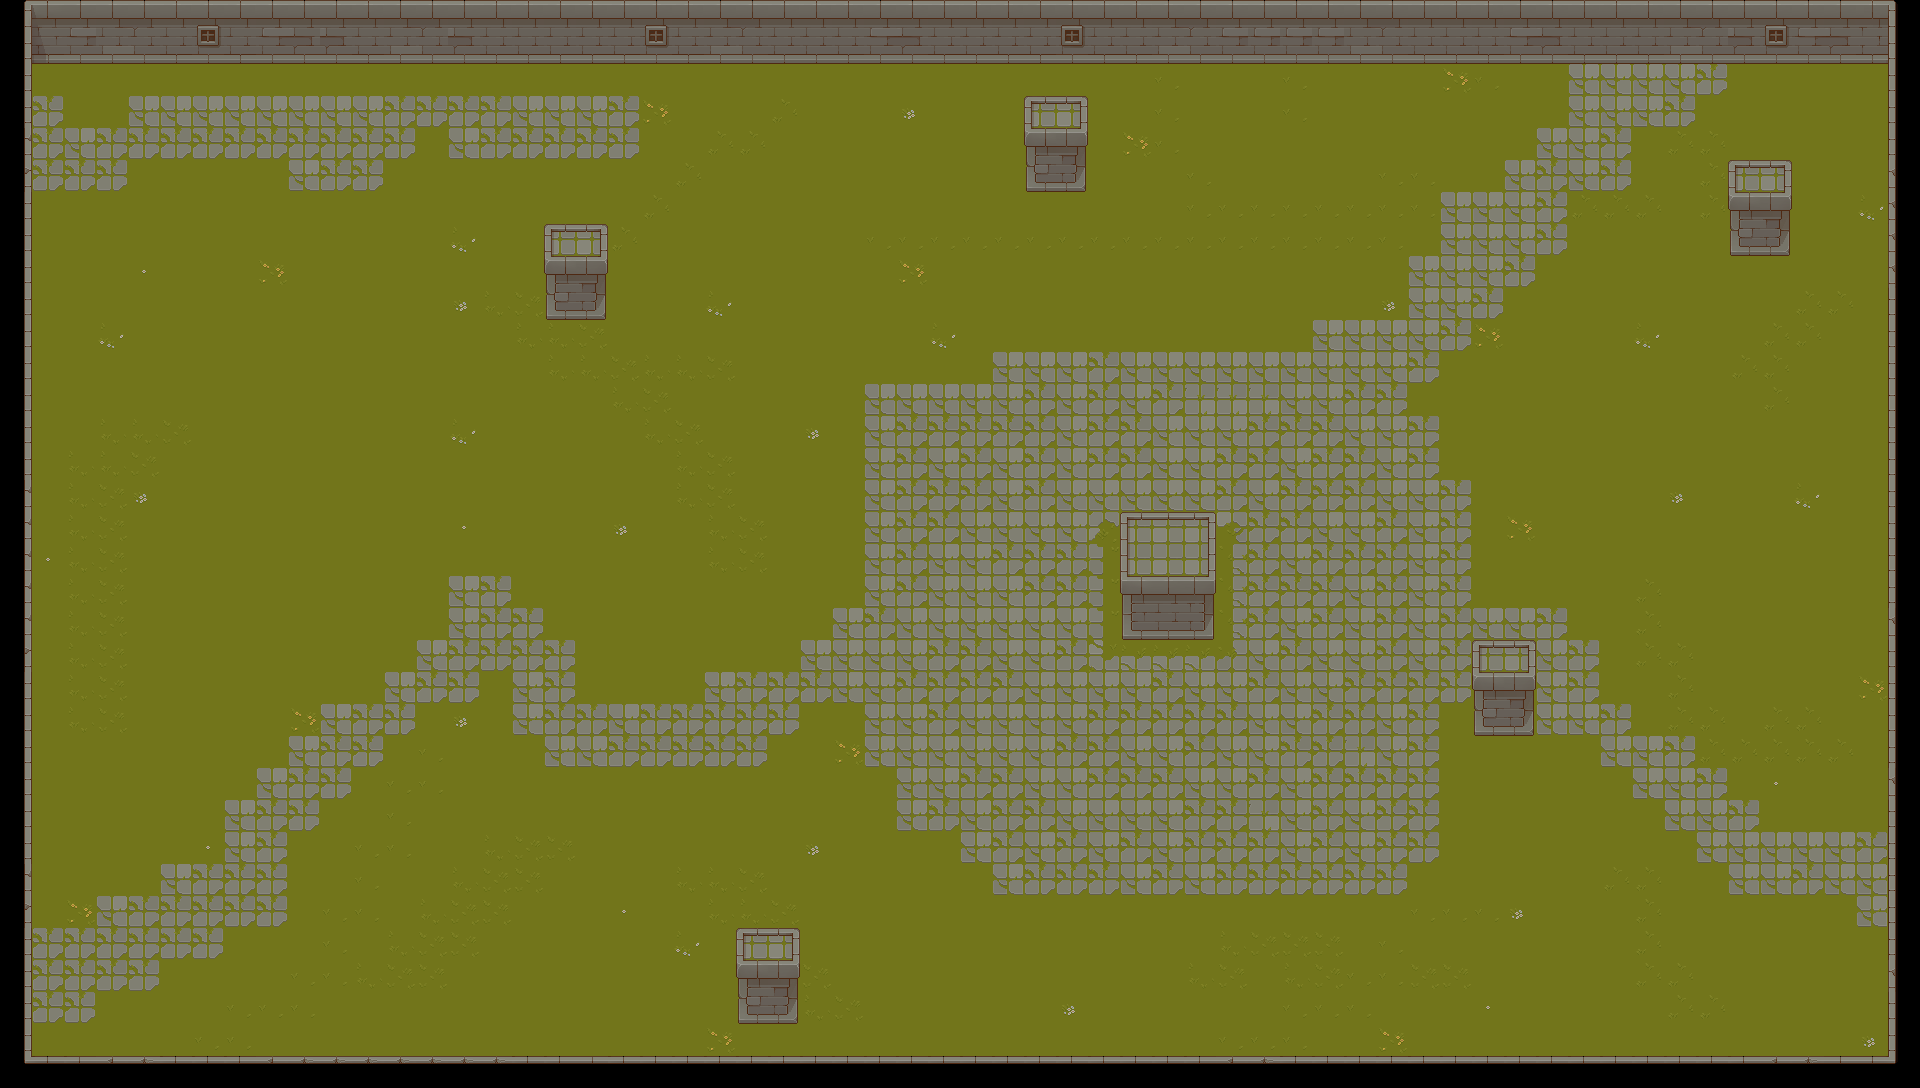

Tiled map render using the project's own tile images. Description and the map definition, with tile-layer contents summarised, below:
An orthogonal 60x34 tile map with 32x32 px tiles, 2 tile layers (walls, grass), 2 tilesets.

<map version="1.10" tiledversion="1.11.0" orientation="orthogonal" renderorder="right-down" width="60" height="34" tilewidth="32" tileheight="32" infinite="0" nextlayerid="4" nextobjectid="1">
 <editorsettings>
  <export target="../public/assets/map-1/map1.json" format="json" />
 </editorsettings>
 <tileset firstgid="1" name="grass" tilewidth="32" tileheight="32" tilecount="64" columns="8">
  <image source="../public/assets/enviorment/grass-ground.png" trans="000000" width="256" height="256" />
 </tileset>
 <tileset firstgid="65" name="walls" tilewidth="32" tileheight="32" tilecount="256" columns="16">
  <properties>
   <property name="collides" type="bool" value="true" />
  </properties>
  <image source="../public/assets/enviorment/walls.png" trans="000000" width="512" height="512" />
 </tileset>
 <layer id="1" name="walls" width="60" height="34">
  <data>[2040 cells, 2040 non-empty, 37 distinct tile ids]</data>
 </layer>
 <layer id="3" name="grass" width="60" height="34">
  <data>[2040 cells, 285 non-empty, 51 distinct tile ids]</data>
 </layer>
</map>
